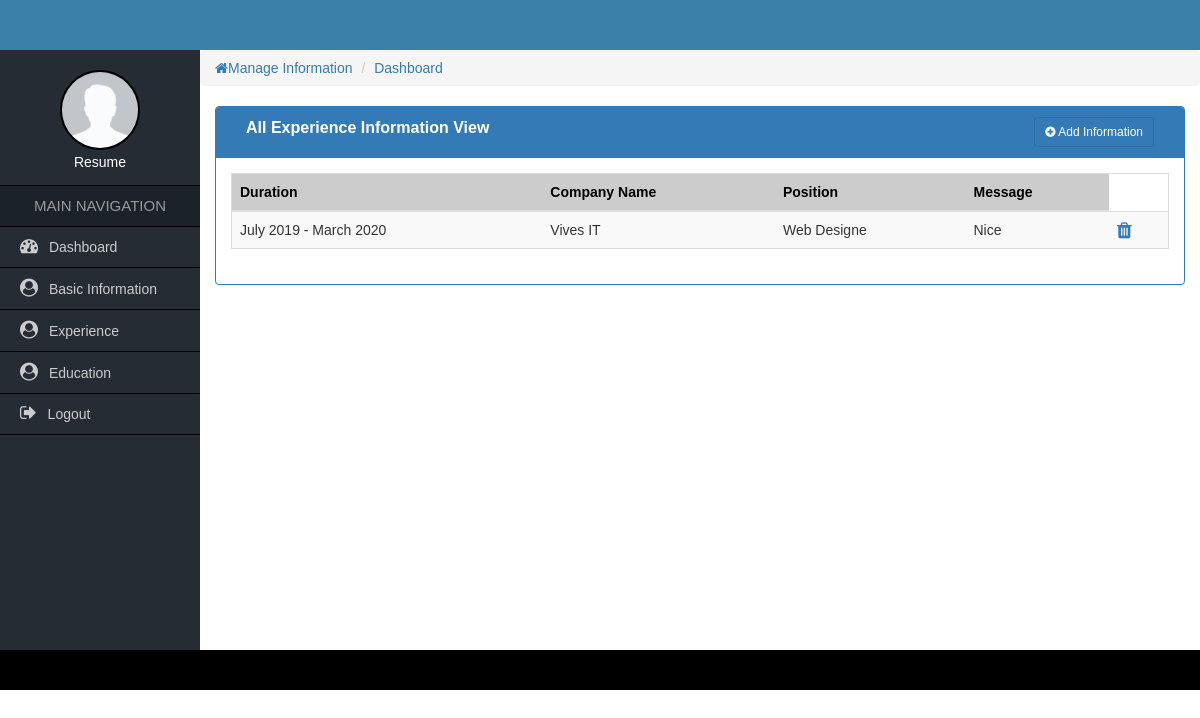
/admin/experience-information-table.php (signed in), run on the app's committed database.
### tables this page shows
CREATE TABLE `experience` (
  `id` int(225) NOT NULL,
  `time` text NOT NULL,
  `company_name` varchar(30) NOT NULL,
  `position` varchar(30) NOT NULL,
  `message` text NOT NULL
);

### admin/experience-information-table.php (the view, shortened to what this page needs)
<?php
  include("config/connect.php");
?>
<!DOCTYPE html>
<html lang="en">
  <head>
    <?php include("include/header.php"); ?>
  </head>
  <body>
  	<div class="container-fluid header_full">
    	<div class="container header">
        </div>
    </div>
    <div class="container-fluid content_full">
        <div class="row">
               <?php include("include/nav.php"); ?>
            <div class="col-md-10 admin-part pd0">
            	<ol class="breadcrumb">
                  <li><a href="#"><i class="fa fa-home"></i>Manage Information</a></li>
                  <li><a href="#">Dashboard</a></li>
                </ol>
                <div class="col-md-12">
                	<div class="panel panel-primary">
                        <div class="panel-heading">
                            <div class="col-md-9 heading_title">
                                All Experience Information View
                             </div>
                             <div class="col-md-3 text-right">
                             	<a href="experience-information.php" class="btn btn-sm btn btn-primary"><i class="fa fa-plus-circle"></i> Add Information</a>
                            </div>
                            <div class="clearfix"></div>
                        </div>
                      <div class="panel-body">
                          <table class="table table-responsive table-striped table-hover table_cus">
                          		<thead class="table_head">
                            		<tr>
                                    	 <th>Duration</th>
                                        <th>Company Name</th>
                                        <th>Position</th>
                                        <th>Message</th>
                                    </tr>
                            	</thead>
                              <?php
                                $courseQuery = "SELECT * FROM `experience` order by 1 DESC";
                                $runQuery = mysqli_query($con,$courseQuery);
                                    while($row=mysqli_fetch_array($runQuery)){
                                        $post_id = $row['id'];
                                        $time = $row['time'];
                                        $company_name = $row['company_name'];
                                        $position = $row['position'];
                                        $message = $row['message'];
                                ?>
                                <tbody>
                                	<tr>
                                        <td><?php echo $time; ?></td>
                                    	  <td><?php echo $company_name; ?></td>
                                        <td><?php echo $position; ?></td>
                                        <td><?php echo $message; ?></td>
                                        <td>
                                            <a href="process/experience-delete.php?del=<?php echo $post_id; ?>"><i class="fa fa-trash fa-lg"></i></a>
                                        </td>
                                    </tr>
                                </tbody>
                                <?php } ?>
                          </table>
                      </div>
                    </div>
                </div>
            </div>
         </div>
    </div>
    <?php include("include/footer.php"); ?>
  </body>
</html>

### admin/css/style.css (style rules this page uses)
* { margin:0px; padding:0px; outline:0px; }
ul, ol { list-style-type:none; }
a { text-decoration:none; }
.pd0 { padding-left:0px; padding-right:0px; padding-top:0px; padding-bottom:0px; }
body { font-family:Verdana, Geneva, sans-serif; }
.header_full { background:#3b80a9; }
.header { height:50px; }
.heading_title { font-size:16px; font-weight:bold; }
.table_cus { border:1px solid #ddd; }
.table_head { background-color:#ccc; color:#000; }

### data on the page
experience: time "July 2019 - March 2020", company_name "Vives IT", position "Web Designe", message "Nice"
